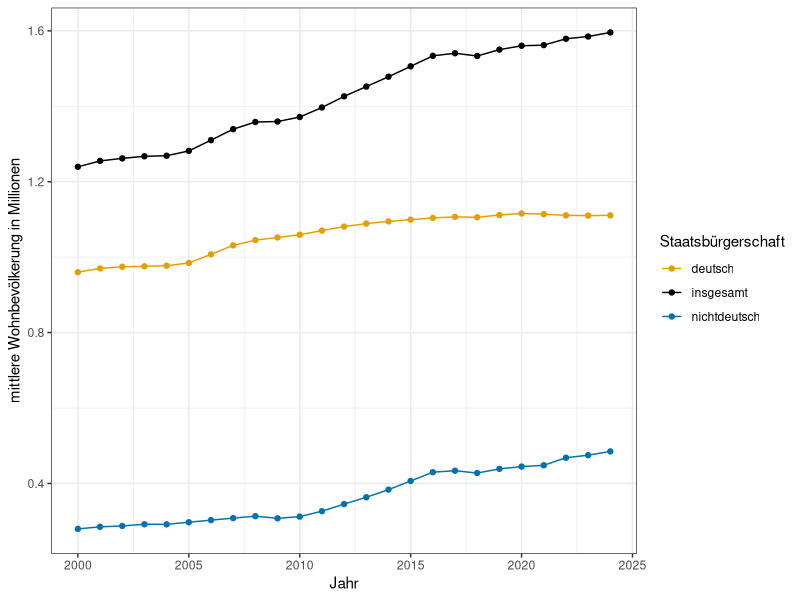
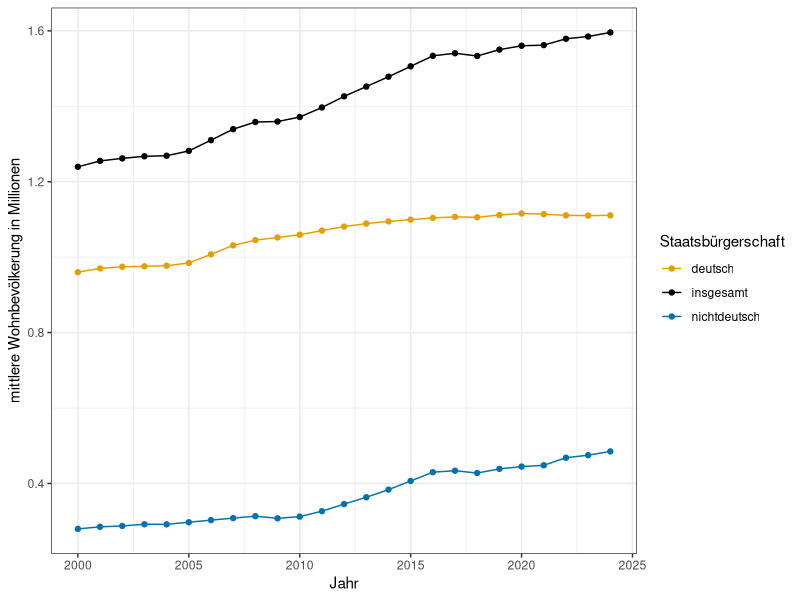

These charts were generated, in order, by the following R code:
#Prepare for Data
library("ggplot2")
library("tidyverse")
library("tidyr")
library("dplyr")
library("scales")
mnew <- read.csv("Clean_Data/mnew.csv")
bnew <- read.csv("Clean_Data/bnew.csv")

#This plot shows us the changes in München average resident population from 2000 to 2024.
#choose the data only from München
plot1 <- mnew%>%
  filter(Raumbezug == "Stadt München")

p1<-ggplot(plot1, aes(x = Jahr, y = Basiswert.5, color = Ausprägung)) + geom_point() + 
  geom_line() +labs(y = "mittlere Wohnbevölkerung in Millionen", 
                    color="Staatsbürgerschaft")+
  scale_colour_manual(values = c(deutsch = "#E69F00",
                                 nichtdeutsch = "#0072B2",
                                 insgesamt = "black"))+
  scale_y_continuous(labels = label_number(scale = 1e-6))+ #Population in millions
  theme_bw() + theme(plot.title = element_text(hjust = 0.5)) #Center the title
p1

#save plot
ggsave("Results/p_Einwohnerzahl.jpg", plot = p1,width = 10, height = 6)
